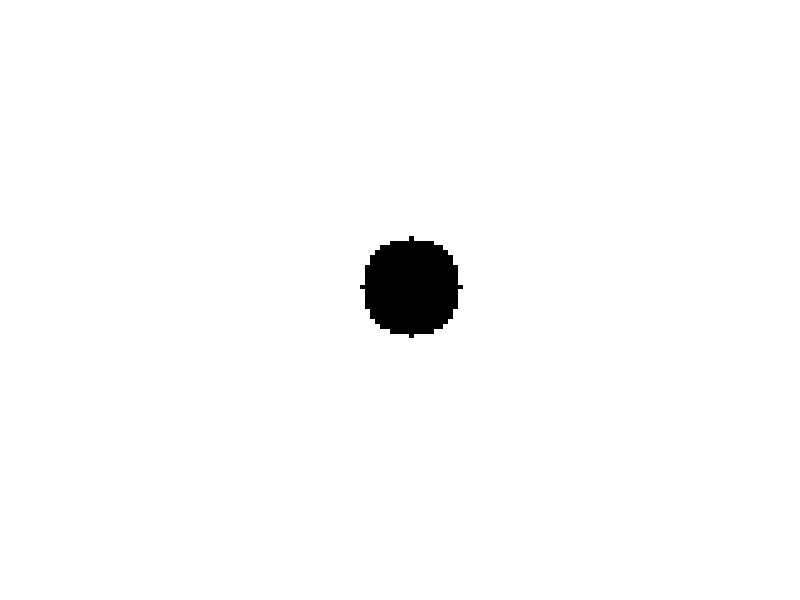
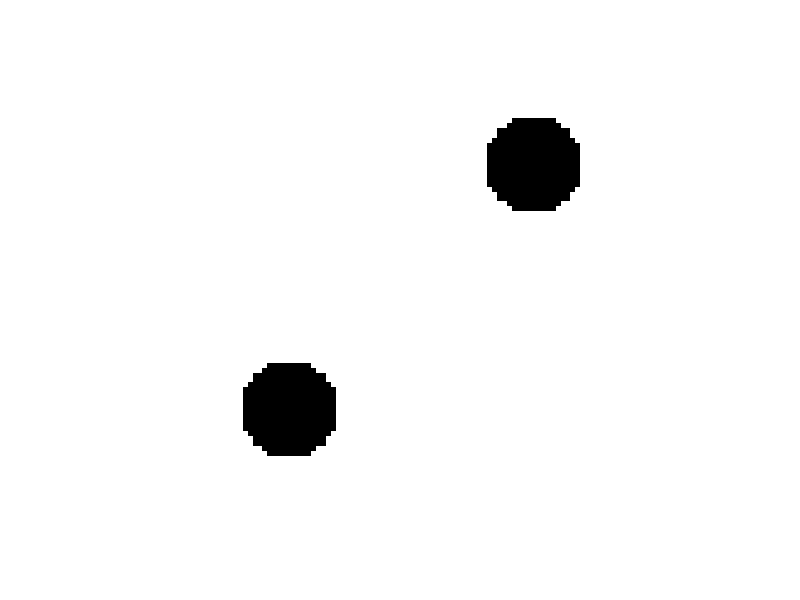
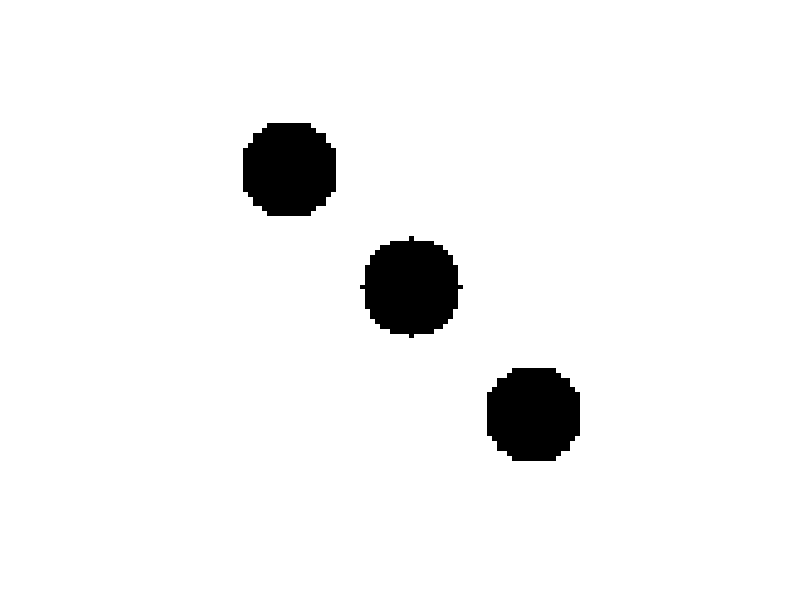
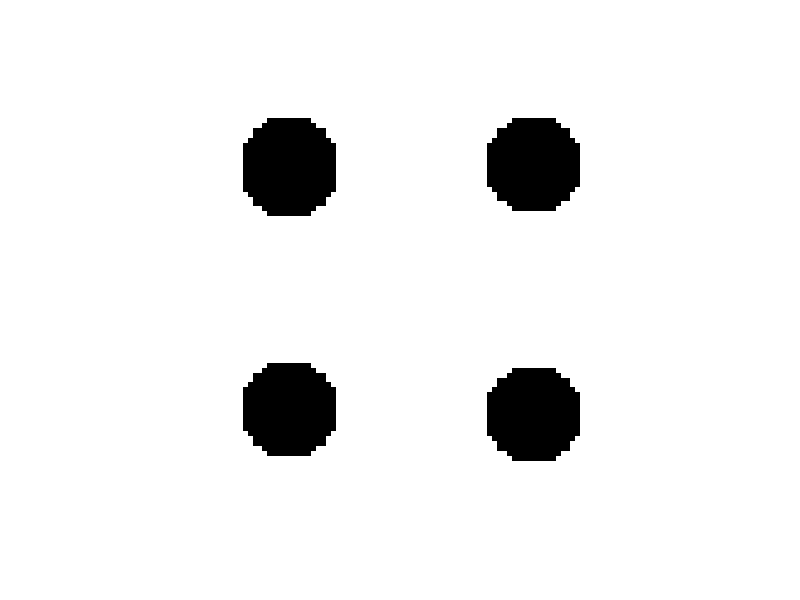

MATLAB code for these plots, in order: (Note: this script raises an error after producing the figures.)
%%Pre-clearing
clc
clear
close all

%% Number 1
x = ones(100);
x = logical(x);
for i = 1:100
    for j = 1:100
        if or(sqrt((i-25)^2+(j-75)^2) < 10, sqrt((i-75)^2+(j-25)^2) < 10)
            [i1,j1] = meshgrid(j,i);
            x(i1,j1) = 0; 
        end
    end
end

y1 = ones(100);
y1 = logical(y1);
for i = 1:100
    for j = 1:100
        if or(sqrt((i-25)^2+(j-25)^2) < 10, sqrt((i-25)^2+(j-25)^2) < 10)
            [i1,j1] = meshgrid(j,i);
            y1(i1,j1) = 0; 
        end
    end
end

C = ones(100);
C = logical(C);
for i = 1:100
    for j = 1:100
        if sqrt((i-50)^2+(j-50)^2) > 10
            [i1,j1] = meshgrid(j,i);
            C(i1,j1) = 0; 
        end
    end
end

complementC = ~C;
figure;
imshow(complementC); 
figure;
imshow(x);
D = flipud(x); % I want dots from 2 in the other corners without changing the inequalities above
figure;
imshow(~C & D); %3 
figure;
imshow(y1 & x & D); %4
figure;
imshow(y1 & x & ~C & D); %5

%% Number 3
x1 = linspace(-3,3,10000);
y1 = x1.^5 - 8*x1.^3 + 10*x1 + 6;
HW3function(x1,y1);  %Name of function call matches file for the definition of functions

%% Number 2  
%(I moved number 2 to the bottom since I need definitions at the bottom)

x = sin(linspace(0,5,100)) + 1;
trueValue = 1.5;
findClosest(x,trueValue);

function [val,ind] = findClosest(x,trueValue)
    y = abs(x-trueValue);
    closest = min(y);  %I cannot simply reuse y with min for searching since it is now a new vetor of differences
    ind = find(y == closest); 
    val = x(ind);
end